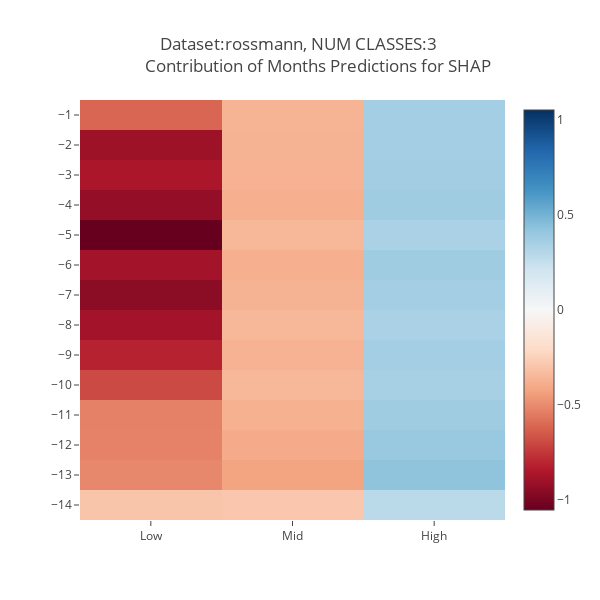
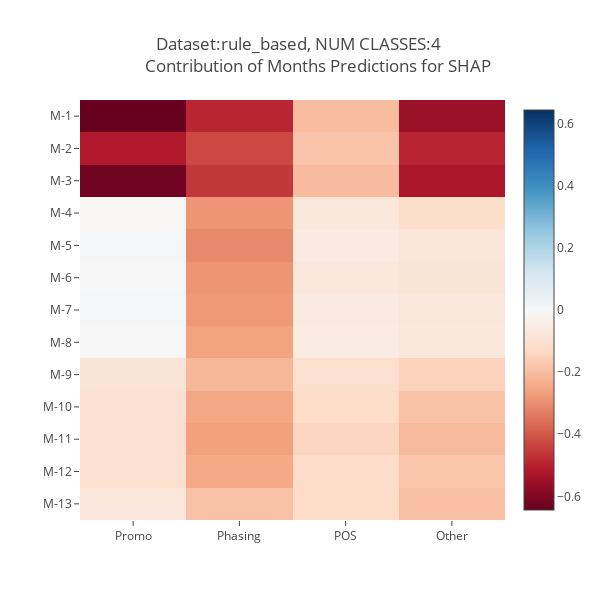
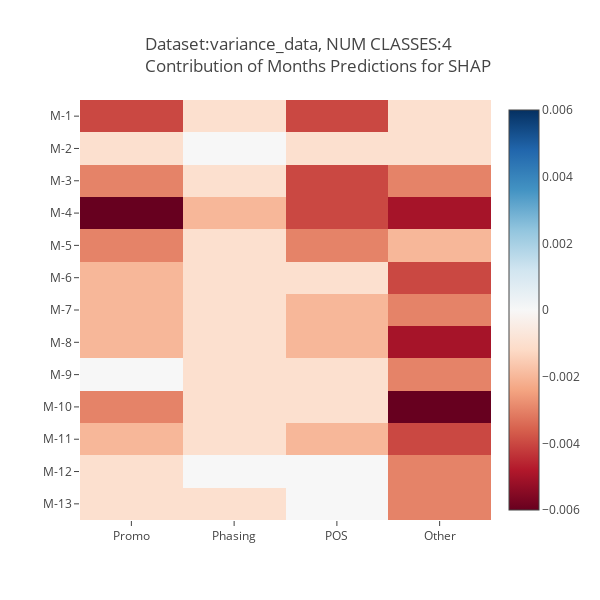

The code cell stored with these charts, in order, in its notebook:
### Code cell
shap_nsamples = 200
for model_id in models.keys():
    config = model_configs[model_id]
    model = models[model_id]
    print(config)
    _, dataset = dataset_loader[config['DATASET']](config)

    shap_val = get_kernel_shap_feature_importances(model.predict_proba, 
        dataset['test_x'], nsamples=shap_nsamples) 
    print(shap_val.shape)
    shap_avg = shap_val.mean(axis=1).swapaxes(0,1)
    MODEL_SAVE_PATH = os.path.join(SAVE_DIR, model_id)
    xai_plot(shap_avg, config, 
        title=f"""Dataset:{config['DATASET']}, NUM CLASSES:{config['NUM_CLASSES']} <br>
        Contribution of Months Predictions for SHAP""",
        SAVE_DIR=MODEL_SAVE_PATH, plot_name=f'SHAP_{shap_nsamples}', color_scale='RdBu')

### Figure 1 — Plotly figure (JSON) as saved in the notebook; plotly's stock layout.template omitted (floating-point values rounded to 4 significant figures)
{"data": [{"colorscale": [[0, "rgb(103,0,31)"], [0.1, "rgb(178,24,43)"], [0.2, "rgb(214,96,77)"], [0.3, "rgb(244,165,130)"], [0.4, "rgb(253,219,199)"], [0.5, "rgb(247,247,247)"], [0.6, "rgb(209,229,240)"], [0.7, "rgb(146,197,222)"], [0.8, "rgb(67,147,195)"], [0.9, "rgb(33,102,172)"], [1, "rgb(5,48,97)"]], "type": "heatmap", "x": ["Low", "Mid", "High"], "y": ["-14", "-13", "-12", "-11", "-10", "-9", "-8", "-7", "-6", "-5", "-4", "-3", "-2", "-1"], "z": [[-0.298, -0.291, 0.288], [-0.513, -0.425, 0.426], [-0.528, -0.399, 0.397], [-0.531, -0.376, 0.375], [-0.695, -0.351, 0.349], [-0.814, -0.369, 0.364], [-0.884, -0.347, 0.34], [-0.951, -0.368, 0.364], [-0.884, -0.381, 0.376], [-1.053, -0.348, 0.341], [-0.929, -0.382, 0.376], [-0.858, -0.369, 0.366], [-0.899, -0.365, 0.36], [-0.613, -0.362, 0.361]], "zmid": 0}], "layout": {"height": 600, "title": {"text": "Dataset:rossmann, NUM CLASSES:3 <br>\n        Contribution of Months Predictions for SHAP"}, "width": 600, "xaxis": {"showgrid": false}, "yaxis": {"showgrid": false, "tickmode": "linear"}}}

### Figure 2 — Plotly figure (JSON) as saved in the notebook; plotly's stock layout.template omitted (floating-point values rounded to 4 significant figures)
{"data": [{"colorscale": [[0, "rgb(103,0,31)"], [0.1, "rgb(178,24,43)"], [0.2, "rgb(214,96,77)"], [0.3, "rgb(244,165,130)"], [0.4, "rgb(253,219,199)"], [0.5, "rgb(247,247,247)"], [0.6, "rgb(209,229,240)"], [0.7, "rgb(146,197,222)"], [0.8, "rgb(67,147,195)"], [0.9, "rgb(33,102,172)"], [1, "rgb(5,48,97)"]], "type": "heatmap", "x": ["Promo", "Phasing", "POS", "Other"], "y": ["M-13", "M-12", "M-11", "M-10", "M-9", "M-8", "M-7", "M-6", "M-5", "M-4", "M-3", "M-2", "M-1"], "z": [[-0.076, -0.192, -0.126, -0.193], [-0.101, -0.249, -0.124, -0.182], [-0.108, -0.267, -0.14, -0.207], [-0.1, -0.252, -0.126, -0.187], [-0.087, -0.214, -0.107, -0.15], [0.004, -0.262, -0.055, -0.07], [0.015, -0.28, -0.059, -0.073], [-0.003, -0.288, -0.076, -0.091], [0.011, -0.308, -0.059, -0.084], [-0.008, -0.288, -0.074, -0.117], [-0.63, -0.459, -0.204, -0.526], [-0.516, -0.427, -0.183, -0.494], [-0.644, -0.491, -0.203, -0.558]], "zmid": 0}], "layout": {"height": 600, "title": {"text": "Dataset:rule_based, NUM CLASSES:4 <br>\n        Contribution of Months Predictions for SHAP"}, "width": 600, "xaxis": {"showgrid": false}, "yaxis": {"showgrid": false, "tickmode": "linear"}}}

### Figure 3 — Plotly figure (JSON) as saved in the notebook; plotly's stock layout.template omitted (floating-point values rounded to 4 significant figures)
{"data": [{"colorscale": [[0, "rgb(103,0,31)"], [0.1, "rgb(178,24,43)"], [0.2, "rgb(214,96,77)"], [0.3, "rgb(244,165,130)"], [0.4, "rgb(253,219,199)"], [0.5, "rgb(247,247,247)"], [0.6, "rgb(209,229,240)"], [0.7, "rgb(146,197,222)"], [0.8, "rgb(67,147,195)"], [0.9, "rgb(33,102,172)"], [1, "rgb(5,48,97)"]], "type": "heatmap", "x": ["Promo", "Phasing", "POS", "Other"], "y": ["M-13", "M-12", "M-11", "M-10", "M-9", "M-8", "M-7", "M-6", "M-5", "M-4", "M-3", "M-2", "M-1"], "z": [[-0.001, -0.001, 0, -0.003], [-0.001, 0, 0, -0.003], [-0.002, -0.001, -0.002, -0.004], [-0.003, -0.001, -0.001, -0.006], [0, -0.001, -0.001, -0.003], [-0.002, -0.001, -0.002, -0.005], [-0.002, -0.001, -0.002, -0.003], [-0.002, -0.001, -0.001, -0.004], [-0.003, -0.001, -0.003, -0.002], [-0.006, -0.002, -0.004, -0.005], [-0.003, -0.001, -0.004, -0.003], [-0.001, 0, -0.001, -0.001], [-0.004, -0.001, -0.004, -0.001]], "zmid": 0}], "layout": {"height": 600, "title": {"text": "Dataset:variance_data, NUM CLASSES:4 <br>\n        Contribution of Months Predictions for SHAP"}, "width": 600, "xaxis": {"showgrid": false}, "yaxis": {"showgrid": false, "tickmode": "linear"}}}
